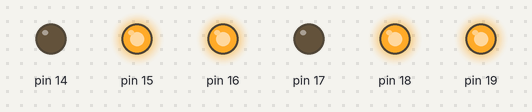
This sketch was run on a simulated Arduino Uno, built with avr-gcc and run on an emulated ATmega328P. On the bench: output pins drawn as LEDs (lit = HIGH).

Above: at 0.2 s.
At 1.7 s:
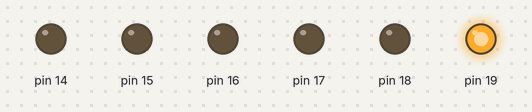
Timing chart, 0 to 3.0 s (numbered marks = the images above):
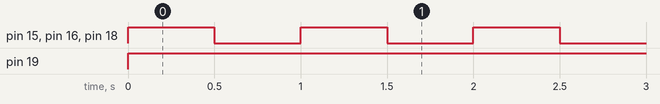

The sketch:

Question1.ino
```cpp
//Abhishek Question 1
//Including libraries
#include <avr/io.h>
#include <util/delay.h>

//Array for SSD Values
int num[] = {0xF6, 0x60, 0xD5, 0xF1, 0x63, 0xB3, 0xB7, 0xE0, 0xF7, 0xF3, 0x3D, 0x37, 0x96, 0x75, 0x66, 0x90};

int main(void)
{
  //Setting pins for SSD as output
  DDRC = 0xFF;
  while (true) {
    //Setting SSD to show number 0
    PORTC = num[0];
    //wait 500 milliseconds
    _delay_ms(500);
    //Setting SSD to show number 1
    PORTC = num[1];
    //wait 500 milliseconds
    _delay_ms(500);
  }
}
```

Measured:
- by itself, pin 15, pin 16, pin 18: alternates HIGH for 0.50 s and LOW for 0.50 s
- by itself, pin 19: LOW → HIGH at 0.00 s
